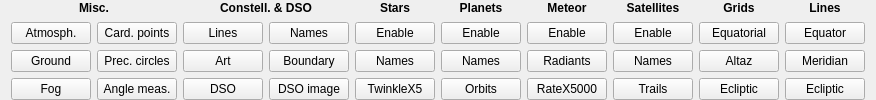
       <widget class="QFrame" name="boxHow">
        <property name="sizePolicy">
         <sizepolicy hsizetype="MinimumExpanding" vsizetype="Minimum">
          <horstretch>0</horstretch>
          <verstretch>0</verstretch>
         </sizepolicy>
        </property>
        <layout class="QGridLayout" name="gridLayout_6">
         <property name="topMargin">
          <number>0</number>
         </property>
         <property name="bottomMargin">
          <number>0</number>
         </property>
         <item row="3" column="2">
          <widget class="QPushButton" name="btnNebNames">
           <property name="text">
            <string>DSO</string>
           </property>
           <property name="checkable">
            <bool>true</bool>
           </property>
          </widget>
         </item>
         <item row="2" column="11">
          <widget class="QPushButton" name="btnGridAltAz">
           <property name="text">
            <string>Altaz</string>
           </property>
           <property name="checkable">
            <bool>true</bool>
           </property>
          </widget>
         </item>
         <item row="0" column="2" colspan="2">
          <widget class="QLabel" name="label_3">
           <property name="text">
            <string>&lt;html&gt;&lt;head/&gt;&lt;body&gt;&lt;p&gt;&lt;span style=&quot; font-weight:600;&quot;&gt;Constell. &amp;amp; DSO&lt;/span&gt;&lt;/p&gt;&lt;/body&gt;&lt;/html&gt;</string>
           </property>
           <property name="alignment">
            <set>Qt::AlignCenter</set>
           </property>
          </widget>
         </item>
         <item row="0" column="11">
          <widget class="QLabel" name="label_4">
           <property name="text">
            <string>&lt;html&gt;&lt;head/&gt;&lt;body&gt;&lt;p&gt;&lt;span style=&quot; font-weight:600;&quot;&gt;Grids&lt;/span&gt;&lt;/p&gt;&lt;/body&gt;&lt;/html&gt;</string>
           </property>
           <property name="alignment">
            <set>Qt::AlignCenter</set>
           </property>
          </widget>
         </item>
         <item row="3" column="4">
          <widget class="QPushButton" name="btnStarTwinkle">
           <property name="text">
            <string>TwinkleX5</string>
           </property>
           <property name="checkable">
            <bool>true</bool>
           </property>
          </widget>
         </item>
         <item row="1" column="11">
          <widget class="QPushButton" name="btnGridRaDec">
           <property name="text">
            <string>Equatorial</string>
           </property>
           <property name="checkable">
            <bool>true</bool>
           </property>
          </widget>
         </item>
         <item row="2" column="2">
          <widget class="QPushButton" name="btnConstelArt">
           <property name="text">
            <string>Art</string>
           </property>
           <property name="checkable">
            <bool>true</bool>
           </property>
          </widget>
         </item>
         <item row="1" column="1">
          <widget class="QPushButton" name="btnCardPoints">
           <property name="text">
            <string>Card. points</string>
           </property>
           <property name="checkable">
            <bool>true</bool>
           </property>
          </widget>
         </item>
         <item row="0" column="13">
          <widget class="QLabel" name="label_5">
           <property name="text">
            <string>&lt;html&gt;&lt;head/&gt;&lt;body&gt;&lt;p&gt;&lt;span style=&quot; font-weight:600;&quot;&gt;Lines&lt;/span&gt;&lt;/p&gt;&lt;/body&gt;&lt;/html&gt;</string>
           </property>
           <property name="alignment">
            <set>Qt::AlignCenter</set>
           </property>
          </widget>
         </item>
         <item row="3" column="13">
          <widget class="QPushButton" name="btnEclipticLine">
           <property name="text">
            <string>Ecliptic</string>
           </property>
           <property name="checkable">
            <bool>true</bool>
           </property>
          </widget>
         </item>
         <item row="0" column="5">
          <widget class="QLabel" name="label_6">
           <property name="text">
            <string>&lt;html&gt;&lt;head/&gt;&lt;body&gt;&lt;p&gt;&lt;span style=&quot; font-weight:600;&quot;&gt;Planets&lt;/span&gt;&lt;/p&gt;&lt;/body&gt;&lt;/html&gt;</string>
           </property>
           <property name="alignment">
            <set>Qt::AlignCenter</set>
           </property>
          </widget>
         </item>
         <item row="1" column="3">
          <widget class="QPushButton" name="btnConstelNames">
           <property name="text">
            <string>Names</string>
           </property>
           <property name="checkable">
            <bool>true</bool>
           </property>
          </widget>
         </item>
         <item row="2" column="3">
          <widget class="QPushButton" name="btnConstelBound">
           <property name="text">
            <string>Boundary</string>
           </property>
           <property name="checkable">
            <bool>true</bool>
           </property>
          </widget>
         </item>
         <item row="2" column="1">
          <widget class="QPushButton" name="btnPrecCircles">
           <property name="text">
            <string>Prec. circles</string>
           </property>
           <property name="checkable">
            <bool>true</bool>
           </property>
          </widget>
         </item>
         <item row="1" column="2">
          <widget class="QPushButton" name="btnConstel">
           <property name="text">
            <string>Lines</string>
           </property>
           <property name="checkable">
            <bool>true</bool>
           </property>
          </widget>
         </item>
         <item row="0" column="0" colspan="2">
          <widget class="QLabel" name="label">
           <property name="text">
            <string>&lt;html&gt;&lt;head/&gt;&lt;body&gt;&lt;p&gt;&lt;span style=&quot; font-weight:600;&quot;&gt;Misc.&lt;/span&gt;&lt;/p&gt;&lt;/body&gt;&lt;/html&gt;</string>
           </property>
           <property name="alignment">
            <set>Qt::AlignCenter</set>
           </property>
          </widget>
         </item>
         <item row="2" column="13">
          <widget class="QPushButton" name="btnMeridianLine">
           <property name="text">
            <string>Meridian</string>
           </property>
           <property name="checkable">
            <bool>true</bool>
           </property>
          </widget>
         </item>
         <item row="1" column="0">
          <widget class="QPushButton" name="btnAtmosphere">
           <property name="text">
            <string>Atmosph.</string>
           </property>
           <property name="checkable">
            <bool>true</bool>
           </property>
          </widget>
         </item>
         <item row="0" column="4">
          <widget class="QLabel" name="label_7">
           <property name="text">
            <string>&lt;html&gt;&lt;head/&gt;&lt;body&gt;&lt;p&gt;&lt;span style=&quot; font-weight:600;&quot;&gt;Stars&lt;/span&gt;&lt;/p&gt;&lt;/body&gt;&lt;/html&gt;</string>
           </property>
           <property name="alignment">
            <set>Qt::AlignCenter</set>
           </property>
          </widget>
         </item>
         <item row="2" column="0">
          <widget class="QPushButton" name="btnGround">
           <property name="text">
            <string>Ground</string>
           </property>
           <property name="checkable">
            <bool>true</bool>
           </property>
          </widget>
         </item>
         <item row="1" column="4">
          <widget class="QPushButton" name="btnStars">
           <property name="text">
            <string>Enable</string>
           </property>
           <property name="checkable">
            <bool>true</bool>
           </property>
          </widget>
         </item>
         <item row="1" column="6">
          <widget class="QPushButton" name="btnMeteor">
           <property name="text">
            <string>Enable</string>
           </property>
           <property name="checkable">
            <bool>true</bool>
           </property>
          </widget>
         </item>
         <item row="2" column="5">
          <widget class="QPushButton" name="btnPlanetNames">
           <property name="text">
            <string>Names</string>
           </property>
           <property name="checkable">
            <bool>true</bool>
           </property>
          </widget>
         </item>
         <item row="2" column="4">
          <widget class="QPushButton" name="btnStarNames">
           <property name="text">
            <string>Names</string>
           </property>
           <property name="checkable">
            <bool>true</bool>
           </property>
          </widget>
         </item>
         <item row="1" column="5">
          <widget class="QPushButton" name="btnPlanets">
           <property name="text">
            <string>Enable</string>
           </property>
           <property name="checkable">
            <bool>true</bool>
           </property>
          </widget>
         </item>
         <item row="2" column="6">
          <widget class="QPushButton" name="btnMeteorRadiant">
           <property name="text">
            <string>Radiants</string>
           </property>
           <property name="checkable">
            <bool>true</bool>
           </property>
          </widget>
         </item>
         <item row="3" column="0">
          <widget class="QPushButton" name="btnFog">
           <property name="text">
            <string>Fog</string>
           </property>
           <property name="checkable">
            <bool>true</bool>
           </property>
          </widget>
         </item>
         <item row="3" column="6">
          <widget class="QPushButton" name="btnMeteorIncrRate">
           <property name="text">
            <string>RateX5000</string>
           </property>
           <property name="checkable">
            <bool>true</bool>
           </property>
          </widget>
         </item>
         <item row="3" column="5">
          <widget class="QPushButton" name="btnPlanetOrbits">
           <property name="text">
            <string>Orbits</string>
           </property>
           <property name="checkable">
            <bool>true</bool>
           </property>
          </widget>
         </item>
         <item row="1" column="13">
          <widget class="QPushButton" name="btnEquatorLine">
           <property name="text">
            <string>Equator</string>
           </property>
           <property name="checkable">
            <bool>true</bool>
           </property>
          </widget>
         </item>
         <item row="0" column="6">
          <widget class="QLabel" name="label_2">
           <property name="text">
            <string>&lt;html&gt;&lt;head/&gt;&lt;body&gt;&lt;p&gt;&lt;span style=&quot; font-weight:600;&quot;&gt;Meteor&lt;/span&gt;&lt;/p&gt;&lt;/body&gt;&lt;/html&gt;</string>
           </property>
           <property name="alignment">
            <set>Qt::AlignCenter</set>
           </property>
          </widget>
         </item>
         <item row="3" column="11">
          <widget class="QPushButton" name="btnGridEcliptic">
           <property name="text">
            <string>Ecliptic</string>
           </property>
           <property name="checkable">
            <bool>true</bool>
           </property>
          </widget>
         </item>
         <item row="3" column="3">
          <widget class="QPushButton" name="btnSkyImage">
           <property name="text">
            <string>DSO image</string>
           </property>
           <property name="checkable">
            <bool>true</bool>
           </property>
          </widget>
         </item>
         <item row="3" column="1">
          <widget class="QPushButton" name="btnAngle">
           <property name="text">
            <string>Angle meas.</string>
           </property>
           <property name="checkable">
            <bool>true</bool>
           </property>
          </widget>
         </item>
         <item row="0" column="7">
          <widget class="QLabel" name="label_8">
           <property name="text">
            <string>&lt;html&gt;&lt;head/&gt;&lt;body&gt;&lt;p&gt;&lt;span style=&quot; font-weight:600;&quot;&gt;Satellites&lt;/span&gt;&lt;/p&gt;&lt;/body&gt;&lt;/html&gt;</string>
           </property>
           <property name="alignment">
            <set>Qt::AlignCenter</set>
           </property>
          </widget>
         </item>
         <item row="1" column="7">
          <widget class="QPushButton" name="btnSatellites">
           <property name="text">
            <string>Enable</string>
           </property>
           <property name="checkable">
            <bool>true</bool>
           </property>
          </widget>
         </item>
         <item row="2" column="7">
          <widget class="QPushButton" name="btnSatelliteNames">
           <property name="text">
            <string>Names</string>
           </property>
           <property name="checkable">
            <bool>true</bool>
           </property>
          </widget>
         </item>
         <item row="3" column="7">
          <widget class="QPushButton" name="btnSatelliteTrails">
           <property name="text">
            <string>Trails</string>
           </property>
           <property name="checkable">
            <bool>true</bool>
           </property>
          </widget>
         </item>
        </layout>
       </widget>
